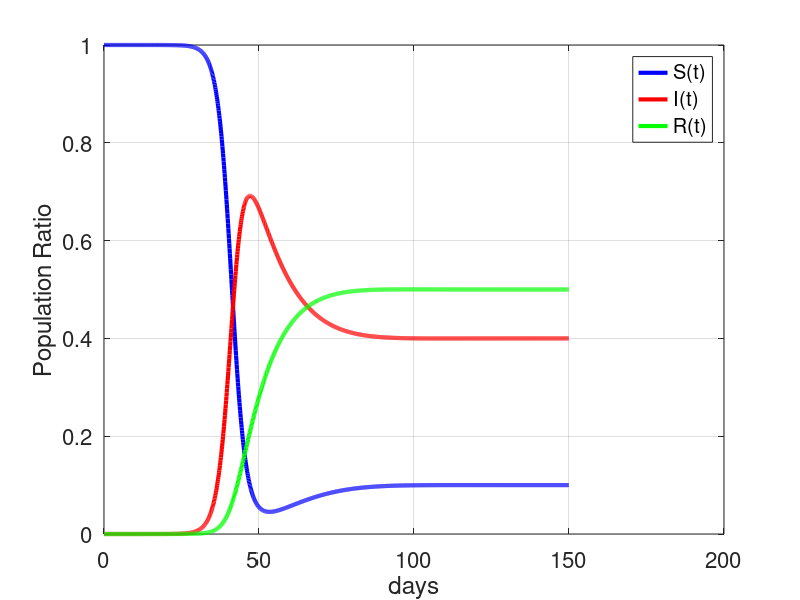
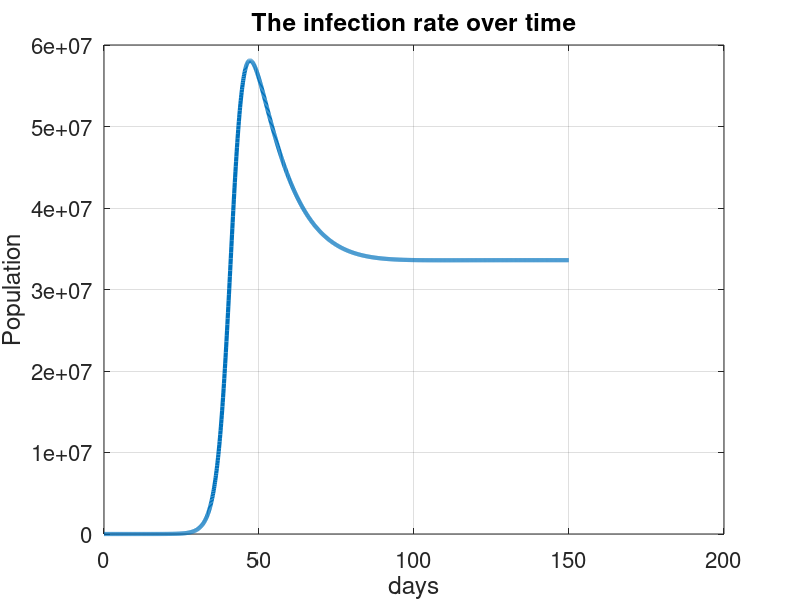

The MATLAB source for these figures, in order:
% A simulation of the susceptible-infected-recovered (SIR) model for
% epidemic diseases
%
% Reza Sameni, March 2020
% reza.sameni@gmail.com
%
% The Open Source Electrophysiological Toolbox, version 3.14, March 2020
% Released under the GNU General Public License
% https://gitlab.com/rsameni/OSET/

clear;
close all;
clc;

T = 150; % days
dt = 0.1; % simulation time step (in days)
K = round(T/dt);

alpha = 0.5;
beta = 0.05;
gamma = 0.04; % 0.0

N = 84.0e6;
s = zeros(1, K);
i = zeros(1, K);
r = zeros(1, K);

s(1) = (N - 1)/N;
i(1) = 1/N;
r(1) = 0;

for t = 1 : K - 1
   s(t + 1) = (-alpha * s(t) * i(t) + gamma * r(t)) * dt + s(t);
   i(t + 1) = (alpha * s(t) * i(t) - beta * i(t))* dt + i(t);
   r(t + 1) = (beta * i(t) - gamma * r(t)) * dt + r(t);
end

t = dt*(0 : K - 1);
figure;
hold on
plot(t, s, 'b', 'linewidth', 3);
plot(t, i, 'r', 'linewidth', 3);
plot(t, r, 'g', 'linewidth', 3);
grid
legend('S(t)', 'I(t)', 'R(t)');
ylabel('Population Ratio');
xlabel('days');
set(gca, 'fontsize', 16)
set(gca, 'box', 'on');

figure;
hold on
plot(t, N*i, 'linewidth', 3);
grid
ylabel('Population');
xlabel('days');
set(gca, 'fontsize', 16)
set(gca, 'box', 'on');
title('The infection rate over time');
